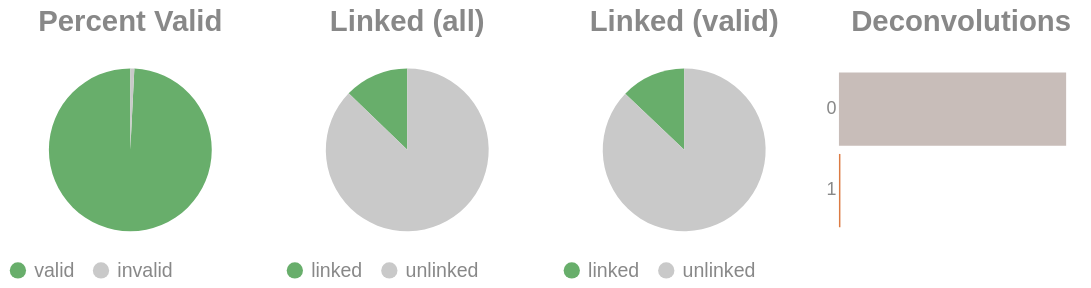

Notebook code for this chart:
### Code cell
if SKIPLR:
    pass
else:
    clash = Counter()
    for i in valids['molecule'].to_list():
        _mol = i.split("-")
        if len(_mol) == 1:
            clash.update('0')
        else:
            clash.update(_mol[-1])

    _d = {"deconvolutions": [], 'count': []}
    for k,v in clash.items():
        _d['deconvolutions'].append(k)
        _d['count'].append(v)

    tot_valid = valids['reads'].sum()
    mask = valids['reads'] >= 2
    n_linked_reads = valids.filter(mask)['reads'].sum()
    if n_linked_reads == 0:
        print_html("No linked molecules (>=2 reads) were detected; skipping linked-only distributions.")
        SKIPLR = True
    else:
        perc_valid = round(tot_valid / n_reads, 4)
        linked_perc_abs = round(n_linked_reads / n_reads, 4)
        linked_perc = round(n_linked_reads / tot_valid, 4)

    _valid = pl.DataFrame({"valids": ['valid', 'invalid'], "count": [tot_valid, n_reads - tot_valid]})
    _linked_abs = pl.DataFrame({"linked (absolute)": ['linked', 'unlinked'], "count": [n_linked_reads, n_reads - n_linked_reads]})
    _linked_rel = pl.DataFrame({"linked (valids)": ['linked', 'unlinked'], "count": [n_linked_reads, tot_valid - n_linked_reads]})

    (
        alt.hconcat(
            piechart(_valid, goodval = 'valid', title = "Percent Valid"),
            piechart(_linked_abs, goodval = "linked", title =  "Linked (all)"),
            piechart(_linked_rel, goodval = "linked", title =  "Linked (valid)"),
            convolutionbar(pl.DataFrame(_d), title = "Deconvolutions"),
            center = True,
            bounds = 'flush'
        )
        .resolve_scale(color='independent')
        .resolve_legend('independent')
        .properties(usermeta={'embedOptions': {"actions": False}})
    ).display()

### Figure 1 — Vega-Lite specification as saved in the notebook (floating-point values rounded to 4 significant figures)
{"width": "container", "height": 400, "config": {"title": {"anchor": "start", "dy": -15, "fontSize": 18, "color": "#888888", "subtitleColor": "#888888", "subtitleFontSize": 14}, "arc": {"fill": "#0072B2"}, "axis": {"domainColor": "#888888", "domainWidth": 0.5, "gridWidth": 0.2, "grid": false, "titleFontWeight": 400, "titleFontSize": 15, "labelFontSize": 11, "labelColor": "#888888", "tickColor": "#888888", "tickWidth": 0.2, "titleColor": "#888888"}, "axisBand": {"grid": false}, "axisX": {"grid": true, "tickSize": 10, "domainCap": "round"}, "axisY": {"domain": false, "grid": true, "tickSize": 0, "domainCap": "round"}, "background": "transparent", "header": {"labelFontSize": 15, "labelColor": "#888888", "titleFontSize": 15, "titleFontWeight": 600, "titleColor": "#888888"}, "legend": {"labelFont": "sans-serif", "labelFontSize": 12, "labelColor": "#888888", "symbolSize": 100, "symbolType": "circle", "titleFontSize": 12, "titlePadding": 10, "titleColor": "#888888", "title": null}, "range": {"category": ["#E69F00", "#56B4E9", "#009E73", "#F0E442", "#0072B2", "#D55E00", "#CC79A7", "#000000"], "diverging": ["#cfe8f3", "#a2d4ec", "#73bfe2", "#46abdb", "#1696d2", "#12719e"]}, "area": {"fill": "#0072B2", "fillOpacity": 0.7, "line": true, "strokeOpacity": 0.7}, "line": {"color": "#0072B2", "stroke": "#0072B2", "strokeWidth": 2}, "trail": {"color": "#0072B2", "stroke": "#0072B2", "strokeWidth": 0, "size": 1}, "point": {"filled": true, "fillOpacity": 1.0, "size": 95}, "text": {"color": "#888888", "fontSize": 11, "align": "right", "fontWeight": 400, "size": 11}, "bar": {"fill": "#0072B2", "stroke": null}, "view": {"stroke": null, "continuousWidth": 660, "continuousHeight": 400}}, "hconcat": [{"data": {"name": "data-39c4e85d6829cc58c3b1a0787510b1b7"}, "mark": {"type": "arc"}, "encoding": {"color": {"field": "valids", "legend": {"orient": "bottom", "title": null}, "scale": {"domain": ["valid", "invalid"], "range": ["#68ae6b", "#C9C9C9"]}, "title": "Valids", "type": "nominal"}, "theta": {"field": "count", "type": "quantitative"}, "tooltip": [{"field": "valids", "title": "Valids", "type": "ordinal"}, {"field": "percent", "format": ".2%", "title": "Percent", "type": "quantitative"}, {"field": "count", "title": "Count", "type": "quantitative"}]}, "height": 100, "title": {"text": "Percent Valid", "align": "center", "anchor": "middle"}, "transform": [{"calculate": "datum.count / 12286", "as": "percent"}], "width": 150}, {"data": {"name": "data-5acc6a34c1a0c2d9a3b6bbbd97c41436"}, "mark": {"type": "arc"}, "encoding": {"color": {"field": "linked (absolute)", "legend": {"orient": "bottom", "title": null}, "scale": {"domain": ["linked", "unlinked"], "range": ["#68ae6b", "#C9C9C9"]}, "title": "Linked (Absolute)", "type": "nominal"}, "theta": {"field": "count", "type": "quantitative"}, "tooltip": [{"field": "linked (absolute)", "title": "Linked (Absolute)", "type": "ordinal"}, {"field": "percent", "format": ".2%", "title": "Percent", "type": "quantitative"}, {"field": "count", "title": "Count", "type": "quantitative"}]}, "height": 100, "title": {"text": "Linked (all)", "align": "center", "anchor": "middle"}, "transform": [{"calculate": "datum.count / 12286", "as": "percent"}], "width": 150}, {"data": {"name": "data-2dbeb9fe92d1384f44dcd1c9149bd0be"}, "mark": {"type": "arc"}, "encoding": {"color": {"field": "linked (valids)", "legend": {"orient": "bottom", "title": null}, "scale": {"domain": ["linked", "unlinked"], "range": ["#68ae6b", "#C9C9C9"]}, "title": "Linked (Valids)", "type": "nominal"}, "theta": {"field": "count", "type": "quantitative"}, "tooltip": [{"field": "linked (valids)", "title": "Linked (Valids)", "type": "ordinal"}, {"field": "percent", "format": ".2%", "title": "Percent", "type": "quantitative"}, {"field": "count", "title": "Count", "type": "quantitative"}]}, "height": 100, "title": {"text": "Linked (valid)", "align": "center", "anchor": "middle"}, "transform": [{"calculate": "datum.count / 12189", "as": "percent"}], "width": 150}, {"data": {"name": "data-a080d84ff2563267824b27501586de31"}, "mark": {"type": "bar"}, "encoding": {"color": {"field": "deconvolutions", "legend": null, "scale": {"scheme": "lightgreyred"}, "type": "nominal"}, "tooltip": [{"field": "deconvolutions", "title": "Deconvolutions", "type": "ordinal"}, {"field": "percent", "format": ".2%", "title": "Percent", "type": "quantitative"}, {"field": "count", "title": "Count", "type": "quantitative"}], "x": {"axis": null, "field": "count", "type": "quantitative"}, "y": {"field": "deconvolutions", "sort": "ascending", "title": null, "type": "nominal"}}, "height": 100, "title": {"text": "Deconvolutions", "align": "center", "anchor": "middle"}, "transform": [{"calculate": "datum.count / 11231", "as": "percent"}], "width": 150}], "bounds": "flush", "center": true, "resolve": {"legend": {"angle": "independent"}, "scale": {"color": "independent"}}, "usermeta": {"embedOptions": {"actions": false}}, "$schema": "https://vega.github.io/schema/vega-lite/v6.1.0.json", "datasets": {"data-39c4e85d6829cc58c3b1a0787510b1b7": [{"valids": "valid", "count": 12189}, {"valids": "invalid", "count": 97}], "data-5acc6a34c1a0c2d9a3b6bbbd97c41436": [{"linked (absolute)": "linked", "count": 1570}, {"linked (absolute)": "unlinked", "count": 10716}], "data-2dbeb9fe92d1384f44dcd1c9149bd0be": [{"linked (valids)": "linked", "count": 1570}, {"linked (valids)": "unlinked", "count": 10619}], "data-a080d84ff2563267824b27501586de31": [{"deconvolutions": "0", "count": 11158}, {"deconvolutions": "1", "count": 73}]}}
